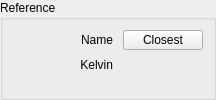
               <widget class="QGroupBox" name="group_reference">
                <property name="sizePolicy">
                 <sizepolicy hsizetype="Ignored" vsizetype="Fixed">
                  <horstretch>0</horstretch>
                  <verstretch>0</verstretch>
                 </sizepolicy>
                </property>
                <property name="title">
                 <string>Reference</string>
                </property>
                <layout class="QFormLayout" name="group_reference_layout">
                 <property name="horizontalSpacing">
                  <number>5</number>
                 </property>
                 <property name="verticalSpacing">
                  <number>5</number>
                 </property>
                 <property name="leftMargin">
                  <number>10</number>
                 </property>
                 <property name="topMargin">
                  <number>10</number>
                 </property>
                 <property name="rightMargin">
                  <number>10</number>
                 </property>
                 <property name="bottomMargin">
                  <number>10</number>
                 </property>
                 <item row="0" column="0">
                  <widget class="QLabel" name="name_label">
                   <property name="minimumSize">
                    <size>
                     <width>100</width>
                     <height>20</height>
                    </size>
                   </property>
                   <property name="maximumSize">
                    <size>
                     <width>100</width>
                     <height>20</height>
                    </size>
                   </property>
                   <property name="text">
                    <string>Name</string>
                   </property>
                   <property name="alignment">
                    <set>Qt::AlignRight|Qt::AlignTrailing|Qt::AlignVCenter</set>
                   </property>
                  </widget>
                 </item>
                 <item row="1" column="0">
                  <widget class="QLabel" name="kelvin_label">
                   <property name="minimumSize">
                    <size>
                     <width>100</width>
                     <height>20</height>
                    </size>
                   </property>
                   <property name="maximumSize">
                    <size>
                     <width>100</width>
                     <height>20</height>
                    </size>
                   </property>
                   <property name="text">
                    <string>Kelvin</string>
                   </property>
                   <property name="alignment">
                    <set>Qt::AlignRight|Qt::AlignTrailing|Qt::AlignVCenter</set>
                   </property>
                  </widget>
                 </item>
                 <item row="0" column="1">
                  <layout class="QHBoxLayout" name="name_frame_layout">
                   <property name="spacing">
                    <number>5</number>
                   </property>
                   <item>
                    <widget class="QPushButton" name="name_display">
                     <property name="sizePolicy">
                      <sizepolicy hsizetype="Ignored" vsizetype="Preferred">
                       <horstretch>0</horstretch>
                       <verstretch>0</verstretch>
                      </sizepolicy>
                     </property>
                     <property name="minimumSize">
                      <size>
                       <width>0</width>
                       <height>20</height>
                      </size>
                     </property>
                     <property name="maximumSize">
                      <size>
                       <width>16777215</width>
                       <height>20</height>
                      </size>
                     </property>
                     <property name="focusPolicy">
                      <enum>Qt::NoFocus</enum>
                     </property>
                     <property name="text">
                      <string/>
                     </property>
                     <property name="flat">
                      <bool>true</bool>
                     </property>
                    </widget>
                   </item>
                   <item>
                    <widget class="QPushButton" name="names_closest">
                     <property name="sizePolicy">
                      <sizepolicy hsizetype="Fixed" vsizetype="Fixed">
                       <horstretch>0</horstretch>
                       <verstretch>0</verstretch>
                      </sizepolicy>
                     </property>
                     <property name="maximumSize">
                      <size>
                       <width>16777215</width>
                       <height>20</height>
                      </size>
                     </property>
                     <property name="focusPolicy">
                      <enum>Qt::NoFocus</enum>
                     </property>
                     <property name="text">
                      <string>Closest</string>
                     </property>
                    </widget>
                   </item>
                  </layout>
                 </item>
                 <item row="1" column="1">
                  <layout class="QHBoxLayout" name="kelvin_frame_layout">
                   <property name="spacing">
                    <number>5</number>
                   </property>
                   <item>
                    <widget class="QLabel" name="kelvin_class">
                     <property name="sizePolicy">
                      <sizepolicy hsizetype="Fixed" vsizetype="Preferred">
                       <horstretch>0</horstretch>
                       <verstretch>0</verstretch>
                      </sizepolicy>
                     </property>
                     <property name="minimumSize">
                      <size>
                       <width>0</width>
                       <height>20</height>
                      </size>
                     </property>
                     <property name="maximumSize">
                      <size>
                       <width>80</width>
                       <height>20</height>
                      </size>
                     </property>
                     <property name="text">
                      <string/>
                     </property>
                     <property name="alignment">
                      <set>Qt::AlignCenter</set>
                     </property>
                    </widget>
                   </item>
                   <item>
                    <widget class="QLabel" name="kelvin_discription">
                     <property name="minimumSize">
                      <size>
                       <width>0</width>
                       <height>20</height>
                      </size>
                     </property>
                     <property name="maximumSize">
                      <size>
                       <width>16777215</width>
                       <height>20</height>
                      </size>
                     </property>
                     <property name="text">
                      <string/>
                     </property>
                    </widget>
                   </item>
                  </layout>
                 </item>
                </layout>
               </widget>
